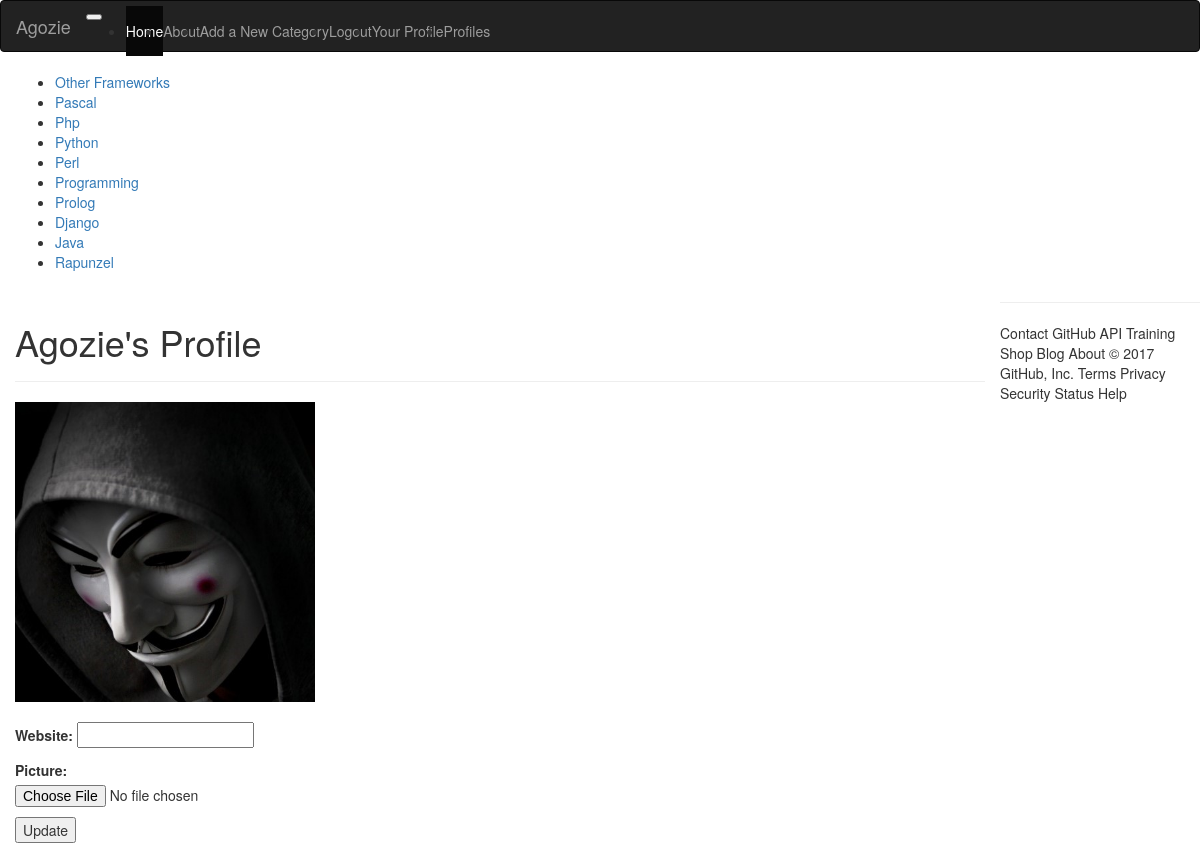
The app's page /rango/profile/agozie/ (signed in) with its own data.
### rango/models.py (models this page shows, shortened)
class Category(models.Model):
	name = models.CharField(max_length=128, unique=True)
	views = models.IntegerField(default=0)
	likes = models.IntegerField(default=0)
	slug = models.SlugField(unique=True)
	class Meta:
		verbose_name_plural = 'Categories'

class UserProfile(models.Model):
	user = models.OneToOneField(User)
	website = models.URLField(blank=True)
	picture = models.ImageField(upload_to='profile_images', blank=True)

### rango/views.py (the view, shortened to what this page needs)
# urls.py: url(r'^profile/(?P<username>[\w\-]+)/$', views.profile, name='profile'),
@login_required
def profile(request, username):
	try:
		user = User.objects.get(username=username)
	except User.DoesNotExist:
		return redirect('index')
	userprofile = UserProfile.objects.get_or_create(user=user)[0]
	form = UserProfileForm({'website': userprofile.website, 'picture': userprofile.picture})
	return render(request, 'rango/profile.html', {'userprofile':userprofile, 'selecteduser':user, 'form':form})

### rango/forms.py
class UserProfileForm(forms.ModelForm):
	website = forms.URLField(max_length=200, initial='http://', required=False)
	picture = forms.ImageField(required=False)
	class Meta:
		model = UserProfile
		exclude = ('user', )

### rango/templatetags/rango_template_tags.py (called while the page is built)
@register.inclusion_tag('rango/cats.html')
def get_category_list(cat=None):
	return {'cats': Category.objects.all(), 'act_cat':cat}

### templates/rango/profile.html (shortened to what this page needs)
{% extends 'rango/base.html' %}
{% load staticfiles %}
{% block body_block %}
		<div class="page-header">
			<h1>{{ selecteduser.username.title }}'s Profile</h1>
		</div>
	{% if userprofile.picture %}
	<img src='{{ MEDIA_URL }}{{userprofile.picture}}' width="300" height="300" alt="{{user.username}}" />
	{% else %}
	<img src="http://loempixel.com/300/300/people/" img width="300" height="300" alt="{{user.username}}"/>
	{% endif %}
		<br/><br/>
		<div id="profile_data">
			{% if selecteduser.username == user.username %}
				<form method="post" action="." enctype="multipart/form-data">
					{{ form.as_p }}
					<input type="submit" value="Update"/>
				</form>
			{% else %}
				<p><strong>Email:</strong>{{ selecteduser.email }}</p>
				<p><strong>Website:</strong><a href="{{ userprofile.website }}">{{ userprofile.website }}</a></p>
			{% endif %}
		</div>
{% endblock %}

### templates/rango/cats.html
<ul>
{% if cats %}
	{% for c in cats %}
		{% if c == act_cat %}
			<li>
			<strong>
				<a href="{% url 'show_category' c.slug %}">{{ c.name }}</a>
			</strong>
			</li>
		{% else %}
			<li>
				<a href="{% url 'show_category' c.slug %}">{{ c.name }}</a>
			</li>
		{% endif %}
	{% endfor %}
{% endif %}
</ul>

### records on screen
Category: name "Other Frameworks"
Category: name "Pascal"
Category: name "Php"
Category: name "Python"
Category: name "Perl"
Category: name "Programming"
Category: name "Prolog"
Category: name "Django"
Category: name "Java"
Category: name "Rapunzel"
UserProfile: picture (picture)

### other values on screen
{{ selecteduser.username.title }} "Agozie"
